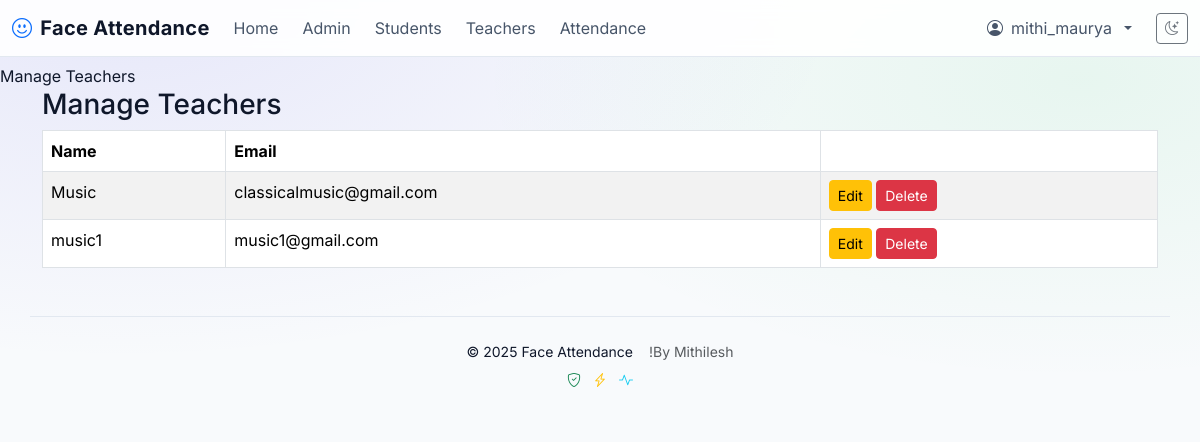
The page /manage_teachers/ (signed in) on the database its author committed.
### attendance/models.py (models this page shows, shortened)
class Teacher(models.Model):
    user = models.OneToOneField(User, on_delete=models.CASCADE)
    image = models.ImageField(upload_to='teachers/', blank=True)
    department = models.CharField(max_length=100, blank=True)

### attendance/views.py (the view)
# urls.py: path('manage_teachers/', views.manage_teachers, name='manage_teachers'),
@login_required
@user_passes_test(is_admin)
def manage_teachers(request):
    teachers = Teacher.objects.all()
    return render(request, 'attendance/manage_teachers.html', {'teachers': teachers})

### attendance/views.py (called while the page is built)
def is_admin(user):
    return user.is_staff

### attendance/templates/attendance/manage_teachers.html (shortened to what this page needs)
{% extends "attendance/base.html" %}
{% block content %}
<h3>Manage Teachers</h3>
<table class="table table-bordered table-striped">
    <thead>
        <tr>
            <th>Name</th>
            <th>Email</th>
            <th></th>
        </tr>
    </thead>
    <tbody>
        {% for teacher in teachers %}
        <tr>
            <td>{{ teacher.user.username }}</td>
            <td>{{ teacher.user.email }}</td>
            <td><a href="{% url 'edit_student' %}" class="btn btn-warning btn-sm">Edit</a>
            <a href="{% url 'delete_student' %}" class="btn btn-danger btn-sm">Delete</a></td>
        </tr>
        {% empty %}
        <tr><td colspan="2">No teachers found.</td></tr>
        {% endfor %}
    </tbody>
</table>
{% endblock %}

### attendance/templates/attendance/base.html (shortened to what this page needs)
<!DOCTYPE html>
<html lang="en">
<head>
    <link href="https://cdn.jsdelivr.net/npm/bootstrap@5.3.3/dist/css/bootstrap.min.css" rel="stylesheet">
    <link href="https://cdn.jsdelivr.net/npm/bootstrap-icons@1.11.3/font/bootstrap-icons.css" rel="stylesheet">
</head>
<body>
<nav class="navbar navbar-expand-lg navbar-dark fixed-top">
    <div class="container-fluid">
        <a class="navbar-brand d-flex align-items-center gap-2" href="{% url 'home' %}">
            <i class="bi bi-emoji-smile text-primary"></i>
            <span>Face Attendance</span>
        </a>
        <div class="collapse navbar-collapse justify-content-end" id="navbarNav">
            <ul class="navbar-nav align-items-lg-center w-100 gap-lg-2">
                <li class="nav-item">
                    <a class="nav-link" href="{% url 'home' %}">Home</a>
                </li>
                {% if user.is_authenticated %}
                    {% if user.is_staff %}
                        <li class="nav-item"><a class="nav-link" href="{% url 'admin_dashboard' %}">Admin</a></li>
                        <li class="nav-item"><a class="nav-link" href="{% url 'manage_students' %}">Students</a></li>
                        <li class="nav-item"><a class="nav-link" href="{% url 'manage_teachers' %}">Teachers</a></li>
                        <li class="nav-item"><a class="nav-link" href="{% url 'admin_attendance' %}">Attendance</a></li>
                    {% endif %}
                    <li class="nav-item dropdown ms-lg-auto">
                        <a class="nav-link dropdown-toggle d-flex align-items-center gap-2" href="#" role="button" data-bs-toggle="dropdown" aria-expanded="false">
                            <i class="bi bi-person-circle"></i>
                            <span class="d-none d-lg-inline">{{ user.get_full_name|default:user.username }}</span>
                        </a>
                    </li>
                {% else %}
                    <li class="nav-item ms-lg-auto">
                        <a class="nav-link" href="{% url 'login_view' %}"><i class="bi bi-person-circle me-1"></i>Login</a>
                    </li>
                {% endif %}
                <li class="nav-item d-flex align-items-center ms-2">
                    <button id="theme-toggle" class="btn btn-sm btn-outline-secondary" type="button" aria-label="Toggle theme">
                        <i class="bi bi-moon-stars"></i>
                    </button>
                </li>
            </ul>
        </div>
    </div>
</nav>
<div class="container">
    {% block content %}
    {% endblock %}
</div>
<footer class="container text-center small">
    <div class="d-flex flex-column flex-sm-row justify-content-center gap-3">
        <span>&copy; {% now "Y" %} Face Attendance</span>
        <span class="text-muted">!By Mithilesh</span>
    </div>
    <div class="mt-2">
        <i class="bi bi-shield-check text-success"></i>
        <i class="bi bi-lightning-charge text-warning ms-2"></i>
        <i class="bi bi-activity text-info ms-2"></i>
    </div>
</footer>
</body>
</html>

### attendance/templates/attendance/base.html (style rules this page uses)
:root { --brand-primary: #4f46e5; --brand-primary-700: #4338ca; --brand-accent: #22c55e; --brand-bg: #f8fafc; --brand-surface: #ffffff; --brand-card: #ffffff; --text-primary: #0f172a; --text-muted: #475569; --border-color: #e2e8f0; }
html, body { height: 100%; }
body { padding-top: 64px; background: radial-gradient(1200px 600px at 10% 0%, rgba(79, 70, 229, 0.10) 0%, rgba(79, 70, 229, 0) 60%), radial-gradient(1000px 500px at 90% 10%, rgba(34, 197, 94, 0.08) 0%, rgba(34, 197, 94, 0) 60%), linear-gradient(180deg, var(--brand-bg) 0%, var(--brand-bg) 100%); color: var(--text-primary); font-family: 'Inter', system-ui, -apple-system, Segoe UI, Roboto, Arial, sans-serif; }
.navbar { background: linear-gradient(90deg, rgba(255,255,255,0.9) 0%, rgba(255,255,255,0.9) 100%); backdrop-filter: saturate(120%) blur(8px); border-bottom: 1px solid var(--border-color); }
.navbar-brand { font-weight: 700; letter-spacing: 0.3px; color: var(--text-primary) !important; }
.nav-link { color: var(--text-muted) !important; }
.container, .container-fluid { color: var(--text-primary); }
footer { margin-top: 48px; padding: 24px 0; color: var(--text-muted); border-top: 1px solid var(--border-color); }

### rows shown on the page
Teacher: user.username "Music", user.email "classicalmusic@gmail.com"
Teacher: user.username "music1", user.email "music1@gmail.com"

### other values the page prints
{{ user.get_full_name|default:user.username }} "mithi_maurya"
